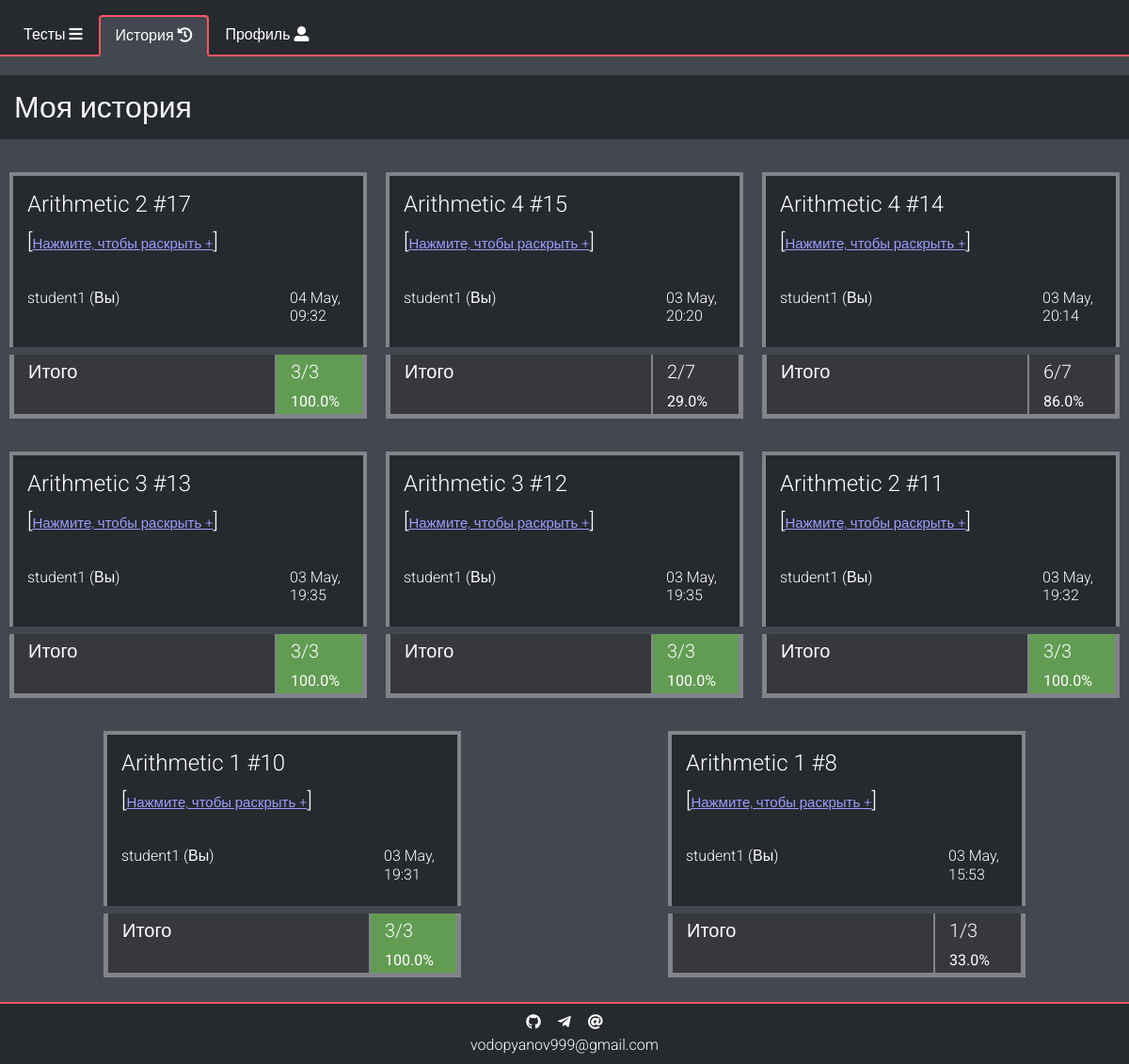
Page /statistics (signed in) on the committed database.
### data/statistics.py (models this page shows, shortened)
class Result(SqlAlchemyBase):
    __tablename__ = 'result'
    id = sqlalchemy.Column(sqlalchemy.Integer,
                           primary_key=True, autoincrement=True)
    test_id = sqlalchemy.Column(sqlalchemy.Integer, sqlalchemy.ForeignKey('tests.id'))
    user_id = sqlalchemy.Column(sqlalchemy.Integer, sqlalchemy.ForeignKey('users.id'))
    is_finished = sqlalchemy.Column(sqlalchemy.Boolean, default=False)
    is_deleted = sqlalchemy.Column(sqlalchemy.Boolean, default=False)
    end_date = sqlalchemy.Column(sqlalchemy.DateTime, default=datetime.datetime.now())
    test = orm.relation("Test")
    user = orm.relation('User')
    rows = orm.relation("ResultRow", back_populates="result")

### data/tests.py (models this page shows, shortened)
class Test(SqlAlchemyBase):
    __tablename__ = 'tests'
    id = sqlalchemy.Column(sqlalchemy.Integer,
                           primary_key=True, autoincrement=True)
    name = sqlalchemy.Column(sqlalchemy.String, nullable=False)
    description = sqlalchemy.Column(sqlalchemy.String, nullable=True)
    creator_id = sqlalchemy.Column(sqlalchemy.Integer, sqlalchemy.ForeignKey("users.id"))
    creator = orm.relation("User")
    questions = orm.relation("Question", back_populates='test')
    statistics = orm.relation("Result", back_populates='test')
    groups = orm.relation("Group",
                          secondary="groups_to_tests")

### data/users.py (models this page shows, shortened)
class User(SqlAlchemyBase, UserMixin):
    __tablename__ = 'users'
    id = sqlalchemy.Column(sqlalchemy.Integer,
                           primary_key=True, autoincrement=True)
    nickname = sqlalchemy.Column(sqlalchemy.String, unique=True, nullable=False)
    hashed_password = sqlalchemy.Column(sqlalchemy.String, nullable=True)
    creator_id = sqlalchemy.Column(sqlalchemy.Integer, sqlalchemy.ForeignKey("users.id"))
    type_id = sqlalchemy.Column(sqlalchemy.Integer,
                                sqlalchemy.ForeignKey("user_types.id"), default=3)
    secret_code = sqlalchemy.Column(sqlalchemy.String, nullable=False)
    chat_id = sqlalchemy.Column(sqlalchemy.Integer, nullable=True, default=0)
    results = orm.relation("Result", back_populates='user')
    user_type = orm.relation("UserType")
    notifications = orm.relation("Notification", back_populates='user')
    created = orm.relation("User")
    tests = orm.relation("Test", back_populates='creator')
    created_groups = orm.relation("Group", back_populates='creator')
    groups = orm.relation("Group",
                          secondary="groups_to_users")

### main.py (the view)
@app.route("/statistics")
@login_required
def get_statistics():
    try:
        db = db_session.create_session()
        results = db.query(Result).filter(Result.user_id == current_user.id, ~Result.is_deleted).all()
        results.reverse()
        return show_statistics(results, title="Моя история")
    except sa.orm.exc.DetachedInstanceError:
        return redirect("/statistics")

### data/db_session.py (called while the page is built)
def create_session() -> Session:
    global __factory
    return __factory()

### main.py (called while the page is built)
@login_manager.user_loader
def load_user(user_id):
    session = db_session.create_session()
    session.expire_on_commit = False
    return session.query(User).get(user_id)

def show_statistics(results, title, code=0):
    if not results and code == 0:
        code = 1
    for r in results:
        all_answers = list(a.answer == a.correct for a in r.rows)
        r.n_correct_answers = all_answers.count(True)
        r.n_all_answers = len(all_answers)
        r.finish_date = datetime.datetime.strftime(r.end_date, "%d %b, %H:%M")
    return render_template("statistics.html",
                           title=title,
                           results=results,
                           code=code,
                           statistics='active')

### templates/statistics.html (shortened to what this page needs)
{% extends "base.html" %}
{% block content %}
<div class="row">
    {% if code == 0 %}
    <h2 class="header col-12">{{title}}</h2>
    {% for result in results %}
    <div class="result-item col-12 col-md-6 col-lg-4 mx-auto" result-id="{{result.id}}">
        <div class="item" id="{{result.id}}">
            <div class="row mb-2 py-3 result-header">
                <div class="col-12 text-wrap">
                    <a class="font-light" href="/statistics/{{result.test_id}}">
                        <h4>
                            {{result.test.name}} #{{result.id}}
                        </h4>
                    </a>
                    <a href="#{{result.id}}" class="toggle-info font-light" target-id="{{result.id}}">
                        [<span class="spoiler">Нажмите, чтобы раскрыть +</span>]
                    </a>
                    <hr>
                </div>
                <div class="col-8 col-sm-9 text-wrap">
                    {% if result.user and
                    (current_user == result.user or result.user in current_user.created or current_user.type_id == 1) %}
                    <a class="font-light"
                        href="/user_statistics/{{result.user.id}}">
                        <h6>
                            {% if result.user.nickname %}
                                {{result.user.nickname}} {% if current_user == result.user %}(Вы){% endif %}
                            {% else %}
                                DELETED
                            {% endif %}
                        </h6>
                    </a>
                    {% endif %}
                </div>
                <div class="col-4 col-sm-3 text-wrap">
                    <h6>{{result.finish_date}}</h6>
                </div>
            </div>
            <div class="row mt-0 mt-md-2 result">
                <div class="col-9 result-cell">Итого</div>
                <div class="col-3 result-cell
                    {% if result.n_correct_answers == result.n_all_answers%} correct {% endif %}
                ">
                    {{result.n_correct_answers}}/{{result.n_all_answers}}
                    <small>{{(result.n_correct_answers / result.n_all_answers * 100)|round}}%</small>
                </div>
            </div>
        </div>
    </div>
    {% endfor %}
    {% elif code == 1 %}
    <h2 class="header col-12">{{title}}</h2>
    {% elif code == 2 %}
    {% include "go_away.html" %}
    {% elif code == 3 %}
    <div class="alert alert-danger col-10 m-4">
        <h2>Такого пользователя нет</h2>
    </div>
    {% endif %}
</div>
{% endblock %}

### static/css/variables.css (style rules this page uses)
:root { --a: #26292e; --b: #ff5564; --c: #36383e; --d: #60636a; --e: #51535c; --f: #82848a; --g: #43474f; --background: var(--g); --font-dark: #000; --font-light: #fff; --link-font: #44a4ff; --test-border: var(--a); --test-font: #fff; --test-description-font: #d8d8d8; --test-background: var(--d); --question-border: var(--a); --question-border-chosen: var(--b); --question-background: var(--c); --question-answer-background: var(--f); --question-chosen: #659e3a; --question-font: #fff; --question-font-header: #e0e0e0; --question-answer-font: #000; --result-border: var(--f); --result-background-dark: var(--a); --result-background-light: var(--c); --result-font: #fff; --result-correct: #629c53; --result-incorrect: #7d4949; --result-font-correct: #fff; --nav-border: var(--b); --nav-border-hover: var(--a); --nav-border-width: 2px; --nav-background: var(--a); --nav-background-active: var(--g); --nav-background-hover: var(--c); --nav-font: #fff; --nav-font-active: #fff; --nav-font-hover: #fff; --list-item-border: var(--c); --list-item-font: #fff; --list-item-notification-font: #000; --list-item-dark-font-hover: #000; --list-item-background: var(--f); --list-item-background-dark: var(--e); --list-item-notification-background: #bfbfbf; --list-item-background-dark-hover: var(--f); --list-item-profile-font-hover: #fff; --list-item-profile-background-hover: var(--f); --list-item-danger: #dc3545; --header-background: var(--a); --header-font: #fff; --success: #3c7510; --btn-danger: #c11324; --delete-link: #b70000; --contacts-background: var(--a); --contacts-font: #fff; --contacts-font-hover: #aaa; --card-background: var(--c); --card-border: var(--b); --card-font: #fff; }

### static/css/test.css (style rules this page uses)
.item { border-radius: 5px; padding: 10px; margin-top: 15px; }

### static/css/result-table.css (style rules this page uses)
.result-header { border: 4px solid var(--result-border); border-bottom: none; font-size: 1.4em; background-color: var(--result-background-dark); }
.result-header { color: var(--result-font); }
.correct { background-color: var(--result-correct)!important; color: var(--result-font-correct); }
.result-cell { font-size: 1em; background-color: var(--result-background-light); border: 1px solid var(--result-border); border-top: 0; padding-top: 3px; color: var(--result-font) }
.result { font-size: 20px; border: 4px solid var(--result-border); border-top: none; }

### static/css/utilities.css (style rules this page uses)
html { overflow: auto; }
body { background-color: var(--background); overflow-y: scroll; overflow-x: hidden; font-family: "Roboto",sans-serif; font-weight: 300; }
.spoiler { font-size: 15px; color: #9c9cff; text-decoration: underline; cursor: pointer; }
.font-light { color: var(--font-light)!important; }
.header { margin-top: 20px; padding: 15px; background-color: var(--header-background); margin-bottom: 10px; color: var(--header-font); }

### rows in the picture
Result: test.name "Arithmetic 2", id "17", user.nickname "student1", finish_date "04 May, 09:32", n_correct_answers "3", n_all_answers "3", n_correct_answers "100.0"
Result: test.name "Arithmetic 4", id "15", user.nickname "student1", finish_date "03 May, 20:20", n_correct_answers "2", n_all_answers "7", n_correct_answers "29.0"
Result: test.name "Arithmetic 4", id "14", user.nickname "student1", finish_date "03 May, 20:14", n_correct_answers "6", n_all_answers "7", n_correct_answers "86.0"
Result: test.name "Arithmetic 3", id "13", user.nickname "student1", finish_date "03 May, 19:35", n_correct_answers "3", n_all_answers "3", n_correct_answers "100.0"
Result: test.name "Arithmetic 3", id "12", user.nickname "student1", finish_date "03 May, 19:35", n_correct_answers "3", n_all_answers "3", n_correct_answers "100.0"
Result: test.name "Arithmetic 2", id "11", user.nickname "student1", finish_date "03 May, 19:32", n_correct_answers "3", n_all_answers "3", n_correct_answers "100.0"
Result: test.name "Arithmetic 1", id "10", user.nickname "student1", finish_date "03 May, 19:31", n_correct_answers "3", n_all_answers "3", n_correct_answers "100.0"
Result: test.name "Arithmetic 1", id "8", user.nickname "student1", finish_date "03 May, 15:53", n_correct_answers "1", n_all_answers "3", n_correct_answers "33.0"

### other values in the picture
{{ title }} "Моя история"
